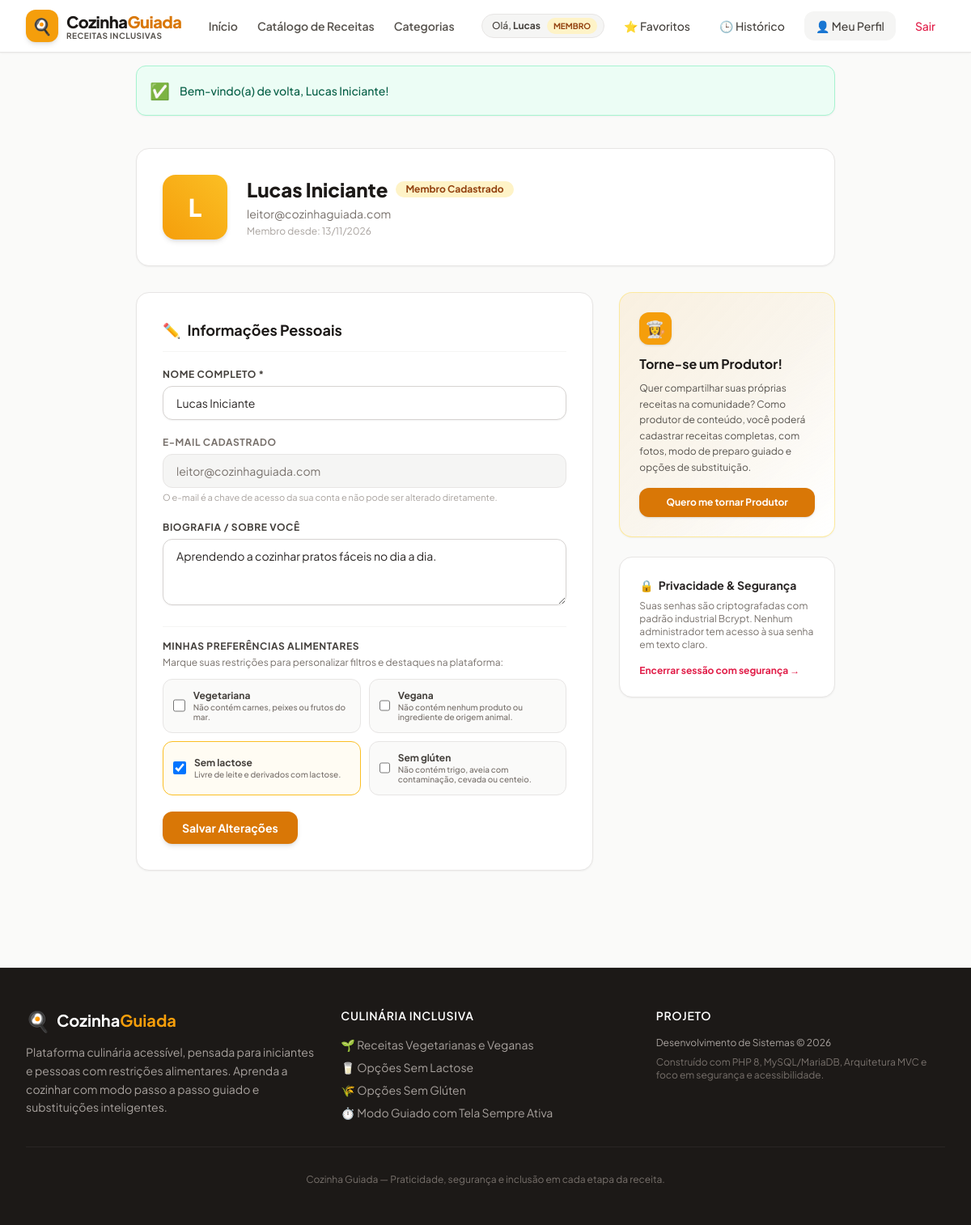
Screenshot of /perfil (signed in) with the database file from the repository.
### tables this page shows
CREATE TABLE `usuarios` (
  `id` INT AUTO_INCREMENT PRIMARY KEY,
  `nome` VARCHAR(120) NOT NULL,
  `email` VARCHAR(180) NOT NULL UNIQUE,
  `senha` VARCHAR(255) NOT NULL,  
  `perfil` ENUM('visitante', 'cadastrado', 'produtor', 'administrador') NOT NULL DEFAULT 'cadastrado',
  `bio` TEXT NULL,  
  `ativo` TINYINT(1) NOT NULL DEFAULT 1,  
  `criado_em` TIMESTAMP DEFAULT CURRENT_TIMESTAMP,
  `atualizado_em` TIMESTAMP DEFAULT CURRENT_TIMESTAMP ON UPDATE CURRENT_TIMESTAMP
);

CREATE TABLE `compatibilidades_alimentares` (
  `id` INT AUTO_INCREMENT PRIMARY KEY,
  `nome` VARCHAR(60) NOT NULL UNIQUE,  
  `slug` VARCHAR(60) NOT NULL UNIQUE,
  `descricao` VARCHAR(255) NULL
);

### src/Controllers/ProfileController.php (called while the page is built, shortened)
<?php
require_once CONFIG_PATH . '/constants.php';
require_once SRC_PATH . '/Services/AuthService.php';
require_once SRC_PATH . '/Middleware/AuthMiddleware.php';
require_once SRC_PATH . '/Utils/Session.php';
class ProfileController {
    private AuthService $authService;
    public function __construct() {
        $this->authService = new AuthService();
    }
    public function showProfile(): void {
        $user = $this->authService->getCurrentUser();
        $compatibilidades = $this->authService->getAllCompatibilidades();
        require VIEWS_PATH . '/profile/index.php';
    }
}

### config/constants.php (called while the page is built, shortened)
<?php
function env(string $key, mixed $default = null): mixed {
    $value = getenv($key);
    return $value;
}

### config/database.php (called while the page is built, shortened)
<?php
require_once __DIR__ . DIRECTORY_SEPARATOR . 'constants.php';
class Database {
    private static ?PDO $instance = null;
    public static function getConnection(): PDO {
        if (self::$instance === null) {
            $host = env('DB_HOST', '127.0.0.1');
            $port = env('DB_PORT', '3306');
            $db   = env('DB_NAME', 'cozinha_guiada');
            $user = env('DB_USER', 'root');
            $pass = env('DB_PASS', '');
            $dsn = "mysql:host={$host};port={$port};dbname={$db};charset=utf8mb4";
            $options = [
                PDO::ATTR_ERRMODE            => PDO::ERRMODE_EXCEPTION,
                PDO::ATTR_DEFAULT_FETCH_MODE => PDO::FETCH_ASSOC,
                PDO::ATTR_EMULATE_PREPARES   => false,
                PDO::MYSQL_ATTR_INIT_COMMAND => "SET NAMES utf8mb4 COLLATE utf8mb4_unicode_ci"
            ];
            try {
                self::$instance = new PDO($dsn, $user, $pass, $options);
            } catch (PDOException $e) {
                error_log("Erro de Conexão com o Banco de Dados [Cozinha Guiada]: " . $e->getMessage());
                throw new Exception("Não foi possível conectar ao banco de dados. Verifique as configurações no arquivo .env.");
            }
        }
        return self::$instance;
    }
}

### src/Utils/Session.php (called while the page is built, shortened)
<?php
class Session {
    public static function get(string $key, mixed $default = null): mixed {
        return $_SESSION[$key] ?? $default;
    }
}

### src/Services/AuthService.php (called while the page is built, shortened)
<?php
require_once CONFIG_PATH . '/database.php';
require_once CONFIG_PATH . '/constants.php';
require_once SRC_PATH . '/Utils/Session.php';
class AuthService {
    private PDO $db;
    public function __construct() {
        $this->db = Database::getConnection();
    }
    public function getCurrentUser(): ?array {
        $userId = Session::get('user_id');
        $stmt = $this->db->prepare("SELECT id, nome, email, perfil, bio, ativo, criado_em FROM usuarios WHERE id = ? LIMIT 1");
        $stmt->execute([$userId]);
        $user = $stmt->fetch();
        $stmtPref = $this->db->prepare("
            SELECT compatibilidade_id
            FROM usuario_preferencias
            WHERE usuario_id = ?
        ");
        $stmtPref->execute([$userId]);
        $user['preferencias'] = $stmtPref->fetchAll(PDO::FETCH_COLUMN);
        return $user;
    }
    public function getAllCompatibilidades(): array {
        $stmt = $this->db->query("SELECT id, nome, slug, descricao FROM compatibilidades_alimentares ORDER BY id ASC");
        return $stmt->fetchAll();
    }
}

### views/profile/index.php (the view, shortened to what this page needs)
<?php
require VIEWS_PATH . '/layouts/header.php';
$userPreferences = $user['preferencias'] ?? [];
?>
<div class="max-w-4xl mx-auto my-10 px-4">
    <div class="bg-white p-6 sm:p-8 rounded-2xl shadow-sm border border-stone-200 mb-8">
        <div class="flex flex-col sm:flex-row items-center gap-6">
            <div class="w-20 h-20 rounded-2xl bg-gradient-to-tr from-amber-500 to-amber-400 text-white flex items-center justify-center text-3xl font-extrabold shadow-md flex-shrink-0">
                <?= mb_strtoupper(mb_substr($user['nome'], 0, 1)) ?>
            </div>
            <div class="text-center sm:text-left flex-grow">
                <div class="flex flex-wrap items-center justify-center sm:justify-start gap-2.5 mb-1">
                    <h1 class="text-2xl font-extrabold text-stone-900"><?= htmlspecialchars($user['nome']) ?></h1>
                    <?php if ($user['perfil'] === ROLE_ADMIN): ?>
                        <span class="bg-rose-100 text-rose-800 font-bold px-3 py-0.5 rounded-full text-xs">Administrador</span>
                    <?php elseif ($user['perfil'] === ROLE_PRODUTOR): ?>
                        <span class="bg-indigo-100 text-indigo-800 font-bold px-3 py-0.5 rounded-full text-xs">Produtor de Conteúdo / Chef</span>
                    <?php else: ?>
                        <span class="bg-amber-100 text-amber-800 font-bold px-3 py-0.5 rounded-full text-xs">Membro Cadastrado</span>
                    <?php endif; ?>
                </div>
                <p class="text-sm text-stone-500"><?= htmlspecialchars($user['email']) ?></p>
                <p class="text-xs text-stone-400 mt-1">Membro desde: <?= date('d/m/Y', strtotime($user['criado_em'])) ?></p>
            </div>
        </div>
    </div>
    <div class="grid grid-cols-1 lg:grid-cols-3 gap-8">
        <div class="lg:col-span-2 space-y-8">
            <div class="bg-white p-6 sm:p-8 rounded-2xl shadow-sm border border-stone-200">
                <h2 class="text-lg font-bold text-stone-900 mb-4 pb-3 border-b border-stone-100 flex items-center gap-2">
                    <span>✏️</span> Informações Pessoais
                </h2>
                <form action="/perfil" method="POST" class="space-y-5">
                    <div>
                        <label for="nome" class="block text-xs font-bold uppercase tracking-wider text-stone-700 mb-1.5">
                            Nome Completo *
                        </label>
                        <input
                            type="text"
                            id="nome"
                            name="nome"
                            required
                            value="<?= htmlspecialchars($user['nome']) ?>"
                            class="w-full px-4 py-2.5 rounded-xl border border-stone-300 focus:outline-none focus:ring-2 focus:ring-amber-500 focus:border-amber-500 text-sm transition-all shadow-sm"
                        >
                    </div>
                    <div>
                        <label class="block text-xs font-bold uppercase tracking-wider text-stone-500 mb-1.5">
                            E-mail Cadastrado
                        </label>
                        <input
                            type="email"
                            disabled
                            value="<?= htmlspecialchars($user['email']) ?>"
                            class="w-full px-4 py-2.5 rounded-xl border border-stone-200 bg-stone-100 text-stone-500 text-sm cursor-not-allowed"
                        >
                        <span class="text-[11px] text-stone-400 mt-1 block">O e-mail é a chave de acesso da sua conta e não pode ser alterado diretamente.</span>
                    </div>
                    <div>
                        <label for="bio" class="block text-xs font-bold uppercase tracking-wider text-stone-700 mb-1.5">
                            Biografia / Sobre você
                        </label>
                        <textarea
                            id="bio"
                            name="bio"
                            rows="3"
                            placeholder="Compartilhe um pouco da sua experiência na cozinha..."
                            class="w-full px-4 py-2.5 rounded-xl border border-stone-300 focus:outline-none focus:ring-2 focus:ring-amber-500 focus:border-amber-500 text-sm transition-all shadow-sm"
                        ><?= htmlspecialchars($user['bio'] ?? '') ?></textarea>
                    </div>
                    <div class="pt-4 border-t border-stone-100">
                        <label class="block text-xs font-bold uppercase tracking-wider text-stone-700 mb-1">
                            Minhas Preferências Alimentares
                        </label>
                        <p class="text-xs text-stone-500 mb-3">
                            Marque suas restrições para personalizar filtros e destaques na plataforma:
                        </p>
                        <div class="grid grid-cols-1 sm:grid-cols-2 gap-2.5">
                            <?php foreach ($compatibilidades as $comp): ?>
                                <?php $isChecked = in_array((int)$comp['id'], array_map('intval', $userPreferences), true); ?>
                                <label class="flex items-center gap-2.5 p-3 rounded-xl border <?= $isChecked ? 'border-amber-400 bg-amber-50/60' : 'border-stone-200 bg-stone-50' ?> hover:bg-amber-50/50 hover:border-amber-300 cursor-pointer transition-colors text-xs font-medium text-stone-700">
                                    <input
                                        type="checkbox"
                                        name="preferencias[]"
                                        value="<?= (int)$comp['id'] ?>"
                                        <?= $isChecked ? 'checked' : '' ?>
                                        class="rounded border-stone-300 text-amber-600 focus:ring-amber-500 h-4 w-4"
                                    >
                                    <div>
                                        <span class="font-bold block"><?= htmlspecialchars($comp['nome']) ?></span>
                                        <?php if (!empty($comp['descricao'])): ?>
                                            <span class="text-[10px] text-stone-500 block leading-tight"><?= htmlspecialchars($comp['descricao']) ?></span>
                                        <?php endif; ?>
                                    </div>
                                </label>
                            <?php endforeach; ?>
                        </div>
                    </div>
                    <button
                        type="submit"
                        class="w-full sm:w-auto px-6 py-2.5 bg-amber-600 hover:bg-amber-700 text-white font-bold text-sm rounded-xl shadow-md hover:shadow-lg transition-all focus:ring-2 focus:ring-amber-500 focus:ring-offset-2"
                    >
                        Salvar Alterações
                    </button>
                </form>
            </div>
        </div>
        <div class="space-y-6">
            <div class="bg-gradient-to-br from-amber-500/10 via-amber-500/5 to-white p-6 rounded-2xl border border-amber-200/80 shadow-sm">
                <?php if ($user['perfil'] === ROLE_CADASTRADO): ?>
                    <div class="w-10 h-10 rounded-xl bg-amber-500 text-white flex items-center justify-center text-xl mb-3 shadow">
                        👩‍🍳
                    </div>
                    <h3 class="text-base font-bold text-stone-900 mb-2">Torne-se um Produtor!</h3>
                    <p class="text-xs text-stone-600 leading-relaxed mb-4">
                        Quer compartilhar suas próprias receitas na comunidade? Como produtor de conteúdo, você poderá cadastrar receitas completas, com fotos, modo de preparo guiado e opções de substituição.
                    </p>
                    <form action="/perfil/tornar-produtor" method="POST">
                        <button
                            type="submit"
                            onclick="return confirm('Confirmar transição para Produtor de Conteúdo? Você poderá publicar suas receitas imediatamente!')"
                            class="w-full py-2.5 px-4 bg-amber-600 hover:bg-amber-700 text-white font-bold text-xs rounded-xl shadow transition-all"
                        >
                            Quero me tornar Produtor
                        </button>
                    </form>
                <?php endif; ?>
            </div>
            <div class="bg-white p-6 rounded-2xl border border-stone-200 shadow-sm text-xs text-stone-500 space-y-2">
                <h4 class="font-bold text-stone-800 text-sm flex items-center gap-1.5">
                    <span>🔒</span> Privacidade & Segurança
                </h4>
                <p>
                    Suas senhas são criptografadas com padrão industrial Bcrypt. Nenhum administrador tem acesso à sua senha em texto claro.
                </p>
                <div class="pt-2">
                    <a href="/logout" class="inline-flex items-center gap-1 text-rose-600 hover:text-rose-700 font-bold">
                        <span>Encerrar sessão com segurança &rarr;</span>
                    </a>
                </div>
            </div>
        </div>
    </div>
</div>
<?php require VIEWS_PATH . '/layouts/footer.php'; ?>

### public/css/style.css (style rules this page uses)
html { scroll-behavior: smooth; -webkit-font-smoothing: antialiased; -moz-osx-font-smoothing: grayscale; }

### views/layouts/header.php (style rules this page uses)
body { font-family: 'Plus Jakarta Sans', sans-serif; }

### rows the page displays
usuarios: nome "L", nome "Lucas Iniciante", email "leitor@cozinhaguiada.com", criado_em "13/11/2026", bio "Aprendendo a cozinhar pratos fáceis no dia a dia."
compatibilidades_alimentares: nome "Vegetariana", descricao "Não contém carnes, peixes ou frutos do mar."
compatibilidades_alimentares: nome "Vegana", descricao "Não contém nenhum produto ou ingrediente de origem animal."
compatibilidades_alimentares: id "☑", nome "Sem lactose", descricao "Livre de leite e derivados com lactose."
compatibilidades_alimentares: nome "Sem glúten", descricao "Não contém trigo, aveia com contaminação, cevada ou centeio."

### other values shown
explode(' ', $userName)[0] "Lucas"
$msg "Bem-vindo(a) de volta, Lucas Iniciante!"
